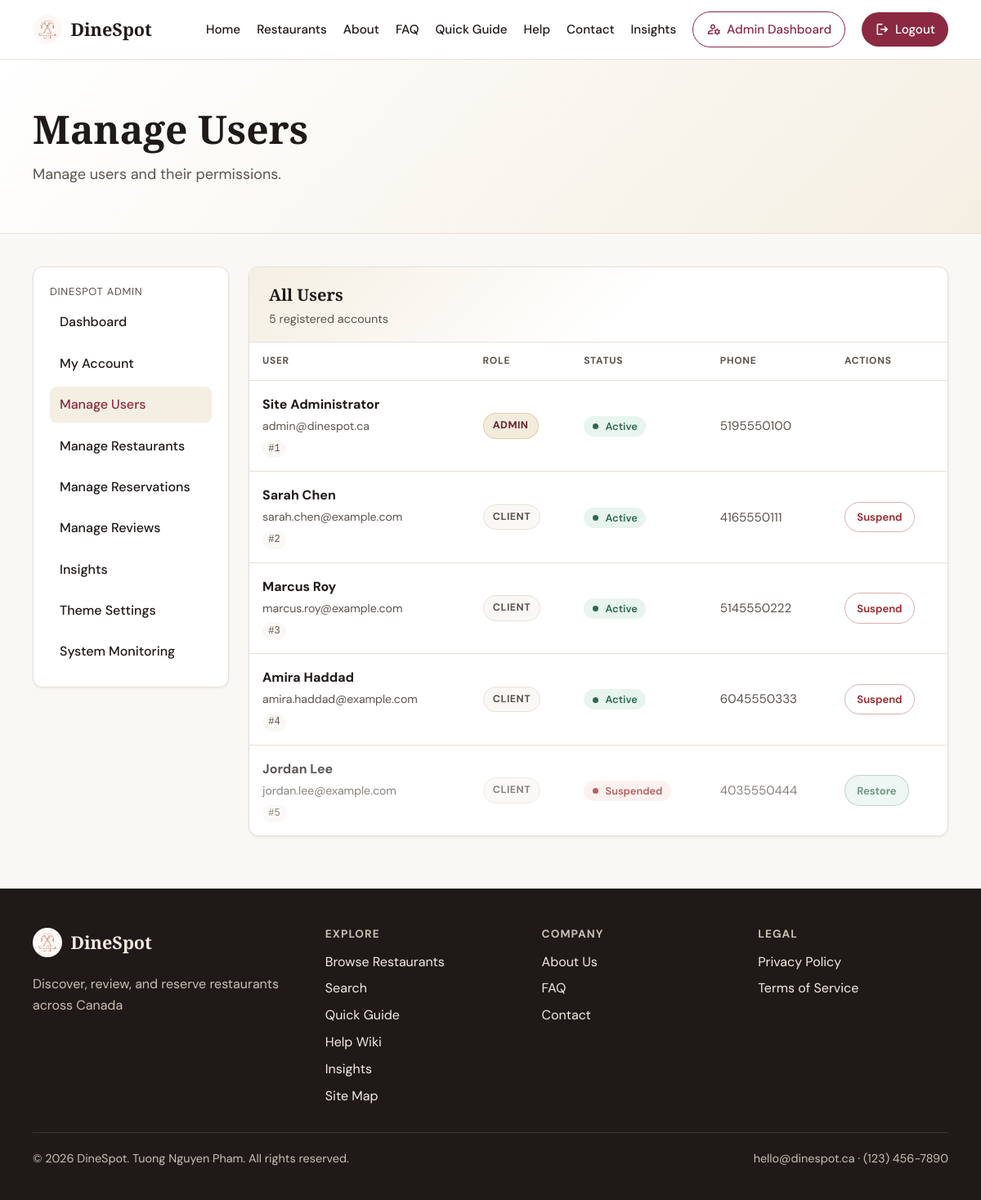
The page /admin/users/list.php (signed in) on the database its author committed.
### tables this page shows
CREATE TABLE users (
    id INT AUTO_INCREMENT PRIMARY KEY,
    email VARCHAR(255) NOT NULL UNIQUE,
    password_hash VARCHAR(255) NOT NULL,
    full_name VARCHAR(120) NOT NULL,
    role ENUM('client', 'admin') NOT NULL DEFAULT 'client',
    status ENUM('active', 'suspended') NOT NULL DEFAULT 'active',
    phone VARCHAR(30) NULL,
    created_at TIMESTAMP NOT NULL DEFAULT CURRENT_TIMESTAMP
);

### includes/db.php (called while the page is built, shortened)
<?php
function db(): PDO
{
    static $pdo = null;
    if ($pdo instanceof PDO) {
        return $pdo;
    }
    $dsn = sprintf(
        'mysql:host=%s;port=%s;dbname=%s;charset=%s',
        DB_HOST,
        DB_PORT,
        DB_NAME,
        DB_CHARSET
    );
    $pdo = new PDO($dsn, DB_USER, DB_PASS, [
        PDO::ATTR_ERRMODE => PDO::ERRMODE_EXCEPTION,
        PDO::ATTR_DEFAULT_FETCH_MODE => PDO::FETCH_ASSOC,
        PDO::ATTR_EMULATE_PREPARES => false,
    ]);
    return $pdo;
}

### includes/auth.php (called while the page is built, shortened)
<?php
    require_once __DIR__ . '/db.php';
    function get_all_users(): array {
        $stmt = db()->prepare('SELECT * FROM users');
        $stmt->execute();
        return $stmt->fetchAll();
    }
    function is_account_active(int $id): bool {
        $stmt = db()->prepare('SELECT status FROM users WHERE id = :id');
        $stmt->execute(['id' => $id]);
        $user = $stmt->fetch();
        return $user ? $user['status'] === 'active' : false;
    }

### includes/functions.php (called while the page is built, shortened)
<?php
function asset_prefix(): string
{
    return $GLOBALS['assetPrefix'] ?? '';
}
function admin_path(string $path): string
{
    $path = ltrim(str_replace('\\', '/', $path), '/');
    return asset_prefix() . 'admin/' . $path;
}
function e(string $value): string
{
    return htmlspecialchars($value, ENT_QUOTES, 'UTF-8');
}
function get_site_setting(string $key, ?string $default = null): ?string
{
    static $cache = [];
    if (array_key_exists($key, $cache)) {
        return $cache[$key];
    }
    try {
        require_once __DIR__ . '/db.php';
        $stmt = db()->prepare('SELECT setting_value FROM site_settings WHERE setting_key = :key');
        $stmt->execute(['key' => $key]);
        $value = $stmt->fetchColumn();
        $cache[$key] = $value !== false ? (string) $value : $default;
        return $cache[$key];
    } catch (Throwable $e) {
        return $default;
    }
}

### admin/users/list.php (the view, shortened to what this page needs)
<?php
require_once __DIR__ . '/../../includes/functions.php';
require_once __DIR__ . '/../../includes/auth.php';
require_once __DIR__ . '/../../includes/db.php';
$users = get_all_users();
require_once __DIR__ . '/../../includes/header.php';
?>
<section class="page-hero">
    <div class="container">
        <h1>Manage Users</h1>
        <p class="lead">
            Manage users and their permissions.
        </p>
    </div>
</section>
<section class="page-content">
    <div class="container client-layout">
        <?php require admin_path('management/_sidebar.php'); ?>
        <div class="client-main">
            <div class="content-card admin-users-card">
                <div class="admin-table-toolbar">
                    <div>
                        <h2>All Users</h2>
                        <p class="admin-table-meta"><?= count($users) ?> registered account<?= count($users) === 1 ? '' : 's' ?></p>
                    </div>
                </div>
                <?php if ($users === []): ?>
                    <p class="admin-table-empty">No users found.</p>
                <?php else: ?>
                    <div class="admin-table-scroll" tabindex="0" aria-label="User accounts table">
                        <table class="admin-data-table">
                            <thead>
                                <tr>
                                    <th scope="col">User</th>
                                    <th scope="col">Role</th>
                                    <th scope="col">Status</th>
                                    <th scope="col">Phone</th>
                                    <th scope="col">Actions</th>
                                </tr>
                            </thead>
                            <tbody>
                                <?php foreach ($users as $user): ?>
                                    <?php
                                    $isActive = is_account_active((int) $user['id']);
                                    ?>
                                    <tr class="<?= $isActive ? '' : 'is-suspended' ?>">
                                        <td class="admin-table-user-cell">
                                            <strong class="admin-table-user-name"><?= e($user['full_name']) ?></strong>
                                            <span class="admin-table-user-email"><?= e($user['email']) ?></span>
                                            <span class="admin-table-user-id">#<?= (int) $user['id'] ?></span>
                                        </td>
                                        <td>
                                            <span class="role-badge role-<?= e($user['role']) ?>"><?= e(ucfirst($user['role'])) ?></span>
                                        </td>
                                        <td>
                                            <span class="status-badge status-<?= e($user['status']) ?>">
                                                <span class="status-dot" aria-hidden="true"></span>
                                                <?= e(ucfirst($user['status'])) ?>
                                            </span>
                                        </td>
                                        <td class="admin-table-phone"><?= e($user['phone'] ?: '—') ?></td>
                                        <td class="admin-table-actions">
                                            <?php if ($isActive && $user['role'] !== 'admin'): ?>
                                                <a
                                                    href="<?= e(admin_path('users/suspend.php?id=' . (int) $user['id'])) ?>"
                                                    class="btn btn-admin-action btn-suspend"
                                                >Suspend</a>
                                            <?php elseif ($user['role'] === 'admin'): ?>
                                                <span></span>
                                            <?php else: ?>
                                                <a
                                                    href="<?= e(admin_path('users/unsuspend.php?id=' . (int) $user['id'])) ?>"
                                                    class="btn btn-admin-action btn-unsuspend"
                                                >Restore</a>
                                            <?php endif; ?>
                                        </td>
                                    </tr>
                                <?php endforeach; ?>
                            </tbody>
                        </table>
                    </div>
                <?php endif; ?>
            </div>
        </div>
    </div>
</section>
<?php require_once __DIR__ . '/../../includes/footer.php'; ?>

### assets/css/theme-classic.css (style rules this page uses)
:root { --color-primary: #8b2942; --color-primary-dark: #6d1f33; --color-accent: #c9a962; --color-bg: #faf8f5; --color-surface: #ffffff; --color-text: #1f1a17; --color-muted: #5c534c; --color-border: #e8e0d8; --color-accent-soft: #f5efe3; --color-favourite: #fed988; --color-header-bg: rgba(255, 255, 255, 0.95); --color-hero-start: #ffffff; --color-hero-end: #f5efe3; --color-footer-bg: #1f1a17; --color-footer-text: #f3ece4; --color-footer-muted: #c9bfb4; --color-footer-border: rgba(255, 255, 255, 0.12); --color-success: #2d6a4f; --color-success-bg: #e8f5ef; --color-error: #9b2226; --color-error-bg: #fdecea; --color-focus-ring: rgba(139, 41, 66, 0.25); --shadow-sm: 0 1px 3px rgba(31, 26, 23, 0.08); --shadow-md: 0 8px 24px rgba(31, 26, 23, 0.1); }

### rows shown on the page
users: full_name "Site Administrator", email "admin@dinespot.ca", id "1", role "ADMIN", status "Active", phone "5195550100"
users: full_name "Sarah Chen", email "sarah.chen@example.com", id "2", role "CLIENT", status "Active", phone "4165550111"
users: full_name "Marcus Roy", email "marcus.roy@example.com", id "3", role "CLIENT", status "Active", phone "5145550222"
users: full_name "Amira Haddad", email "amira.haddad@example.com", id "4", role "CLIENT", status "Active", phone "6045550333"
users: full_name "Jordan Lee", email "jordan.lee@example.com", id "5", role "CLIENT", status "Suspended", phone "4035550444"

### other values the page prints
SITE_NAME "DineSpot"
$item['label'] "Dashboard"
$item['label'] "My Account"
$item['label'] "Manage Users"
$item['label'] "Manage Restaurants"
$item['label'] "Manage Reservations"
$item['label'] "Manage Reviews"
$item['label'] "Insights"
$item['label'] "Theme Settings"
$item['label'] "System Monitoring"
count($users) "5"
SITE_TAGLINE "Discover, review, and reserve restaurants across Canada"
SITE_EMAIL "hello@dinespot.ca"
SITE_PHONE "(123) 456-7890"
